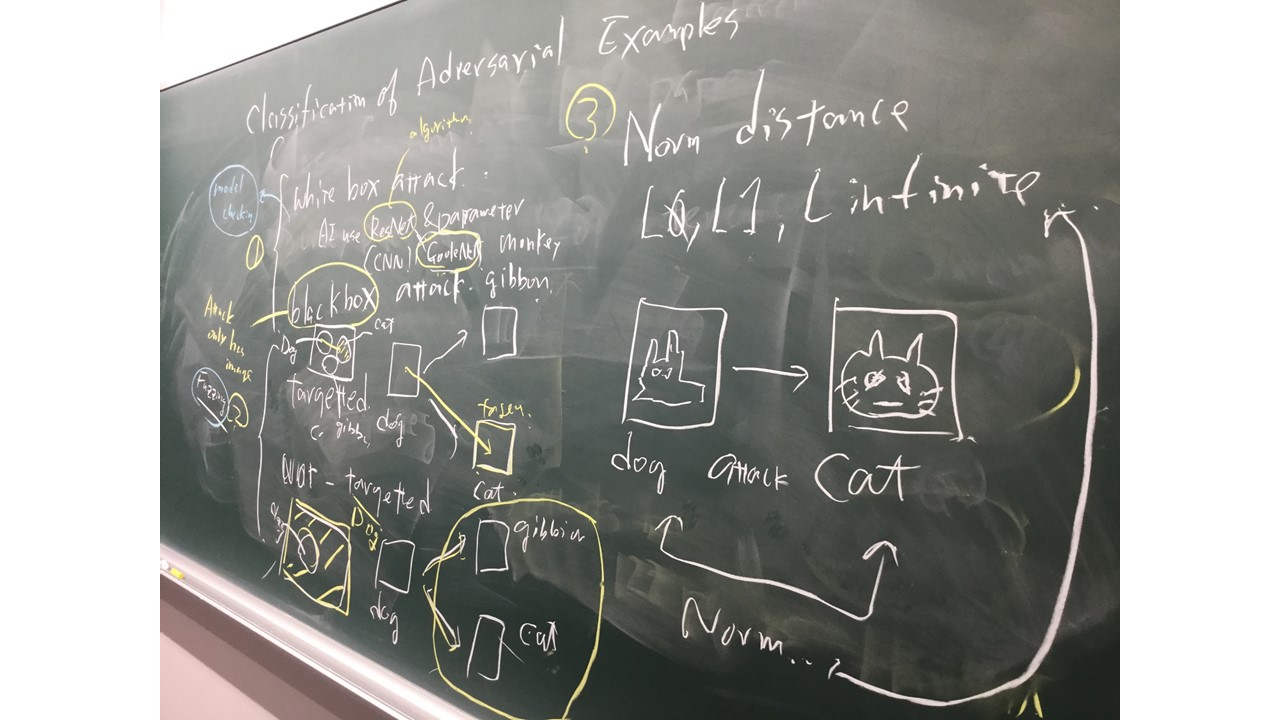
#> input picture 2023/1.jpg, 1280 x 720 px
$ jupyter execute --allow-errors 2023-11-28-01.ipynb
#> lines starting #> are read from the running program, lines starting #| are printed output that depends on the picture
[cell 1]
import cv2
import matplotlib.pyplot as plt

img = cv2.imread("./1.jpg")
#> img is the input picture: shape (720, 1280, 3); mean B, G, R 150.2, 154, 153.4
plt.imshow(cv2.cvtColor(img, cv2.COLOR_BGR2RGB))
plt.show

[cell 2]
img = cv2.imread("./2.jpg")
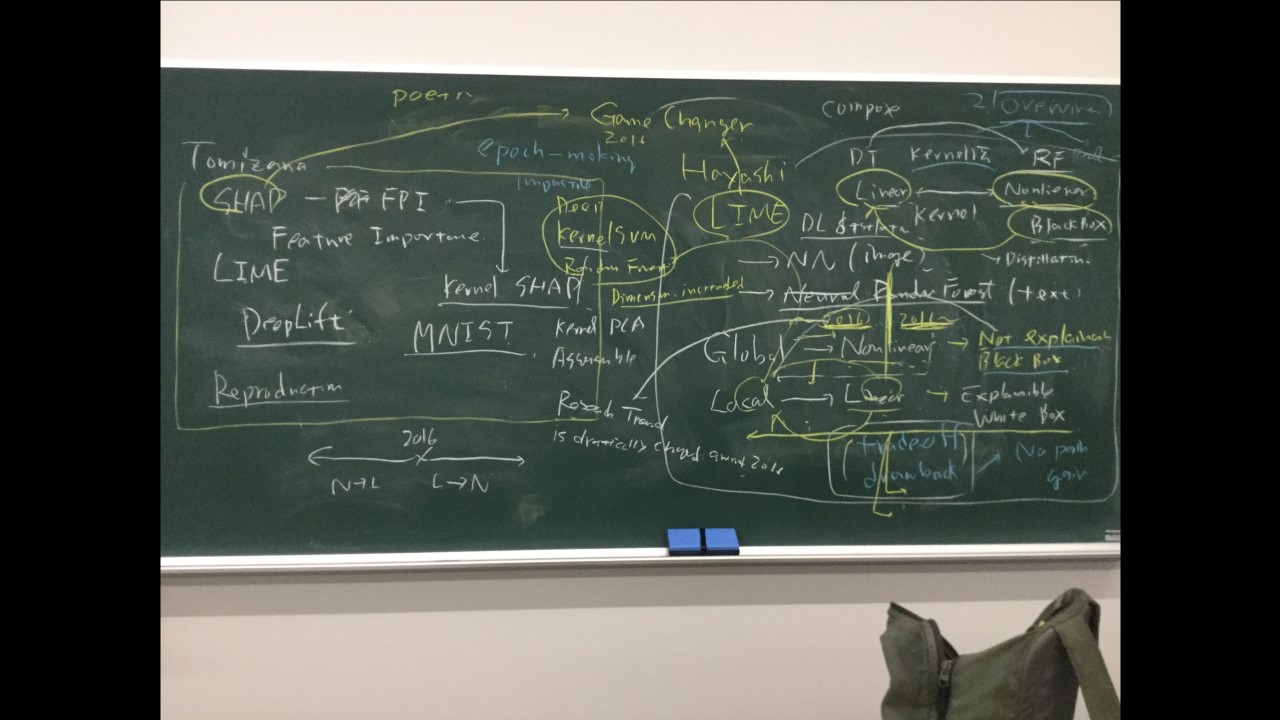
#> input picture 2023/2.jpg, 1280 x 720 px
#> img is the input picture: shape (720, 1280, 3); mean B, G, R 80.7, 87.7, 82.7
plt.imshow(cv2.cvtColor(img, cv2.COLOR_BGR2RGB))
plt.show

[cell 3]
import cv2
import matplotlib.pyplot as plt

img = cv2.imread("./3.jpg")
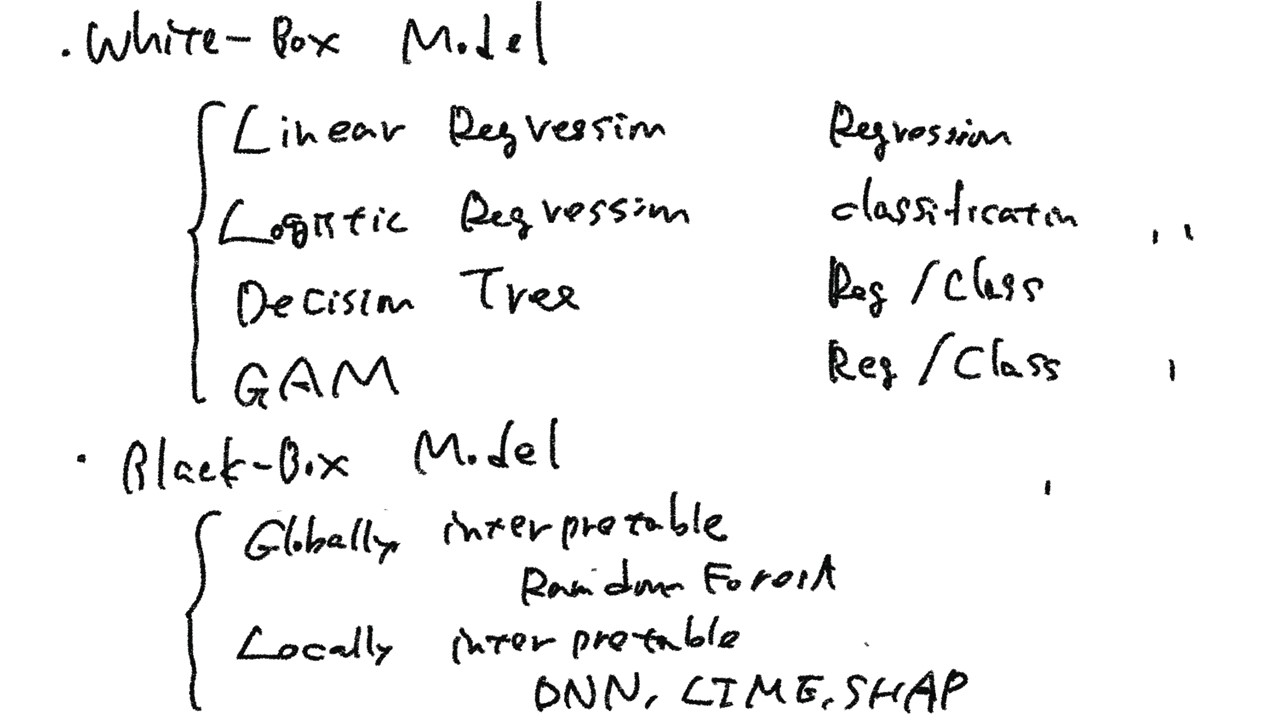
#> input picture 2023/3.jpg, 1280 x 720 px
#> img is the input picture: shape (720, 1280, 3); mean B, G, R 242.2, 242.2, 242.2
plt.imshow(cv2.cvtColor(img, cv2.COLOR_BGR2RGB))
plt.show

[cell 4]
img = cv2.imread("./4.jpg")
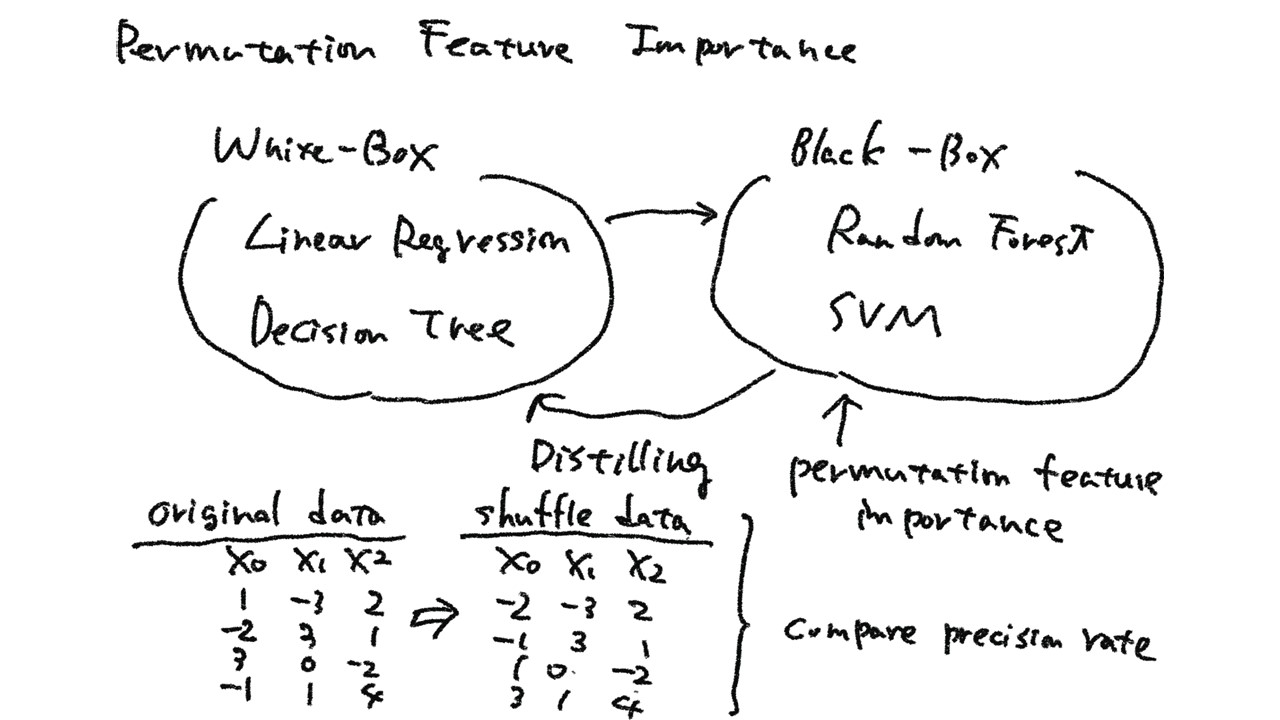
#> input picture 2023/4.jpg, 1280 x 720 px
#> img is the input picture: shape (720, 1280, 3); mean B, G, R 241.1, 241.1, 241.1
plt.imshow(cv2.cvtColor(img, cv2.COLOR_BGR2RGB))
plt.show

# csvからデータを読み込んでKNNで学習

# scikit-learnでロード -> slicingでデータ整形

[cell 5]
from sklearn import datasets
import numpy as np

iris = datasets.load_iris()
X = iris.data[:, [2, 3]]
y = iris.target

# pandasでcsvをdataframeに読み込み -> データ整形

[cell 6]
import pandas as pd
from sklearn import datasets, model_selection, svm, metrics
#> (the rest of this cell did not finish here and is left out)

#> (a cell that did not finish here is left out)

# .dropメソッドの実行

#> (a cell that did not finish here is left out)

# .valueメソッドの実行

#> (a cell that did not finish here is left out)

#> (a cell that did not finish here is left out)

#> (a cell that did not finish here is left out)

#> (a cell that did not finish here is left out)

#> (a cell that did not finish here is left out)

[cell 14]
from sklearn.model_selection import train_test_split

[cell 15]
X_train, X_test, y_train, y_test = train_test_split(X, y, test_size=0.3, random_state=1, stratify=y)

[cell 16]
from sklearn.preprocessing import StandardScaler

sc = StandardScaler()
sc.fit(X_train)
X_train_std = sc.transform(X_train)
X_test_std = sc.transform(X_test)

[cell 17]
print(X_train_std)

[cell 18]
from sklearn.linear_model import Perceptron

from matplotlib.colors import ListedColormap
import matplotlib.pyplot as plt

# To check recent matplotlib compatibility
import matplotlib
from distutils.version import LooseVersion

[cell 19]
def plot_decision_regions(X, y, classifier, test_idx=None, resolution=0.02):

    # setup marker generator and color map
#> called with X = array of shape (150, 2), y = array of shape (150,), resolution = 0.02
    markers = ('s', 'x', 'o', '^', 'v')
    colors = ('red', 'blue', 'lightgreen', 'gray', 'cyan')
    cmap = ListedColormap(colors[:len(np.unique(y))])

    # plot the decision surface
    x1_min, x1_max = X[:, 0].min() - 1, X[:, 0].max() + 1
    x2_min, x2_max = X[:, 1].min() - 1, X[:, 1].max() + 1
    xx1, xx2 = np.meshgrid(np.arange(x1_min, x1_max, resolution),
                           np.arange(x2_min, x2_max, resolution))
    Z = classifier.predict(np.array([xx1.ravel(), xx2.ravel()]).T)
    Z = Z.reshape(xx1.shape)
    plt.contourf(xx1, xx2, Z, alpha=0.3, cmap=cmap)
    plt.xlim(xx1.min(), xx1.max())
    plt.ylim(xx2.min(), xx2.max())

    for idx, cl in enumerate(np.unique(y)):
        plt.scatter(x=X[y == cl, 0],
                    y=X[y == cl, 1],
                    alpha=0.8,
                    color=colors[idx],
                    marker=markers[idx],
                    label=cl,
                    edgecolor='black')

    # highlight test examples
    if test_idx:
        # plot all examples
        X_test, y_test = X[test_idx, :], y[test_idx]

        if LooseVersion(matplotlib.__version__) < LooseVersion('0.3.4'):
            plt.scatter(X_test[:, 0],
                        X_test[:, 1],
                        c='',
                        edgecolor='black',
                        alpha=1.0,
                        linewidth=1,
                        marker='o',
                        s=100,
                        label='test set')
        else:
            plt.scatter(X_test[:, 0],
                        X_test[:, 1],
                        c='none',
                        edgecolor='black',
                        alpha=1.0,
                        linewidth=1,
                        marker='o',
                        s=100,
                        label='test set')

# KNN

[cell 20]
X_combined_std = np.vstack((X_train_std, X_test_std))
y_combined = np.hstack((y_train, y_test))

from sklearn.neighbors import KNeighborsClassifier

knn = KNeighborsClassifier(n_neighbors=5,
                           p=2,
                           metric='minkowski')
knn.fit(X_train_std, y_train)

plot_decision_regions(X_combined_std, y_combined,
                      classifier=knn, test_idx=range(105, 150))

plt.xlabel('petal length [standardized]')
plt.ylabel('petal width [standardized]')
plt.legend(loc='upper left')
plt.tight_layout()
#plt.savefig('images/03_24.png', dpi=300)
plt.show()

# Decision Tree

[cell 21]
X_combined_std = np.vstack((X_train_std, X_test_std))
y_combined = np.hstack((y_train, y_test))

from sklearn.tree import DecisionTreeClassifier

tree_model = DecisionTreeClassifier(criterion='gini',
                                    max_depth=4,
                                    random_state=1)
tree_model.fit(X_train, y_train)

X_combined = np.vstack((X_train, X_test))
y_combined = np.hstack((y_train, y_test))
plot_decision_regions(X_combined, y_combined,
                      classifier=tree_model,
                      test_idx=range(105, 150))

plt.xlabel('petal length [cm]')
plt.ylabel('petal width [cm]')
plt.legend(loc='upper left')
plt.tight_layout()
#plt.savefig('images/03_20.png', dpi=300)
plt.show()
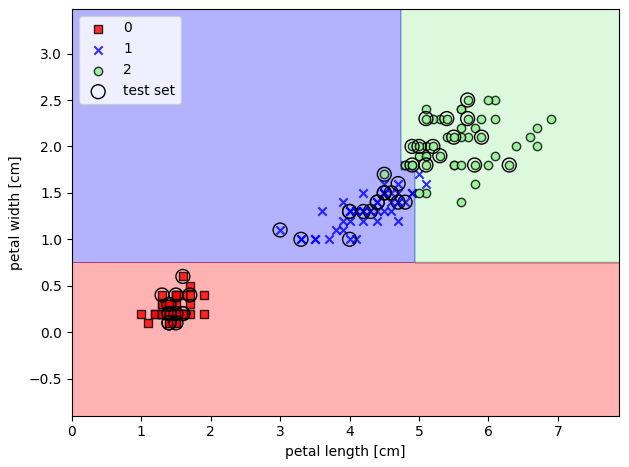
#> figure drawn by matplotlib, 1 panel

# SVM

[cell 22]
X_combined_std = np.vstack((X_train_std, X_test_std))
y_combined = np.hstack((y_train, y_test))

from sklearn.svm import SVC

svm = SVC(kernel='linear', C=1.0, random_state=1)
svm.fit(X_train_std, y_train)

plot_decision_regions(X_combined_std,
                      y_combined,
                      classifier=svm,
                      test_idx=range(105, 150))
plt.xlabel('petal length [standardized]')
plt.ylabel('petal width [standardized]')
plt.legend(loc='upper left')
plt.tight_layout()
#plt.savefig('images/03_11.png', dpi=300)
plt.show()

# Logistic Regression

[cell 23]
from sklearn.linear_model import LogisticRegression

lr = LogisticRegression(C=100.0, random_state=1, solver='lbfgs', multi_class='ovr')
lr.fit(X_train_std, y_train)

plot_decision_regions(X_combined_std, y_combined,
                      classifier=lr, test_idx=range(105, 150))
plt.xlabel('petal length [standardized]')
plt.ylabel('petal width [standardized]')
plt.legend(loc='upper left')
plt.tight_layout()
# plt.savefig('images/03_06.png', dpi=300)
plt.show()
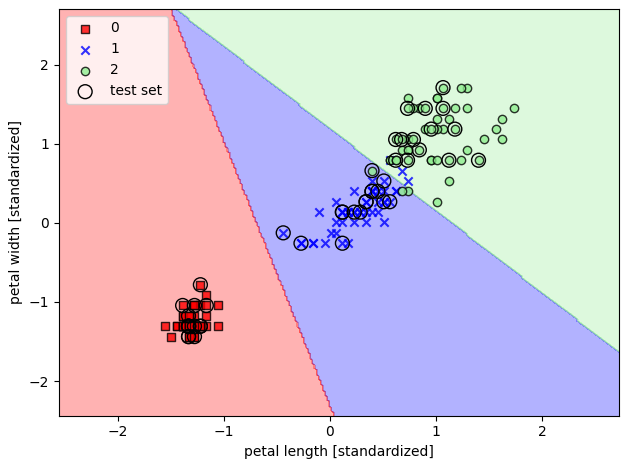
#> figure drawn by matplotlib, 1 panel

# Kernel SVM 1

[cell 24]
from sklearn.svm import SVC

svm = SVC(kernel='rbf', random_state=1, gamma=0.2, C=1.0)
svm.fit(X_train_std, y_train)

plot_decision_regions(X_combined_std, y_combined,
                      classifier=svm, test_idx=range(105, 150))
plt.xlabel('petal length [standardized]')
plt.ylabel('petal width [standardized]')
plt.legend(loc='upper left')
plt.tight_layout()
#plt.savefig('images/03_15.png', dpi=300)
plt.show()
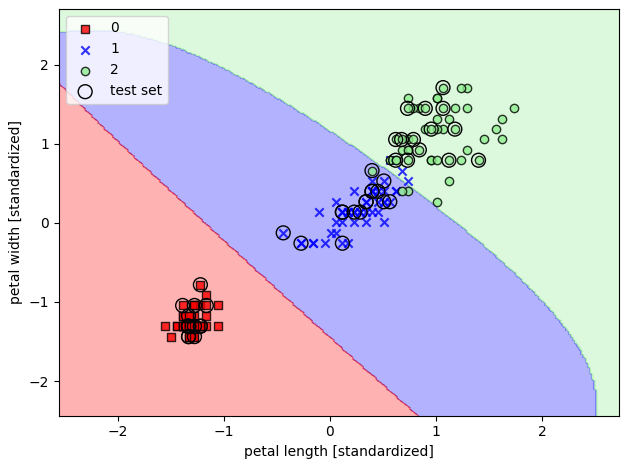
#> figure drawn by matplotlib, 1 panel

# Kernel SVM 2

[cell 25]
svm = SVC(kernel='rbf', random_state=1, gamma=100.0, C=1.0)
svm.fit(X_train_std, y_train)

plot_decision_regions(X_combined_std, y_combined,
                      classifier=svm, test_idx=range(105, 150))
plt.xlabel('petal length [standardized]')
plt.ylabel('petal width [standardized]')
plt.legend(loc='upper left')
plt.tight_layout()
#plt.savefig('images/03_16.png', dpi=300)
plt.show()
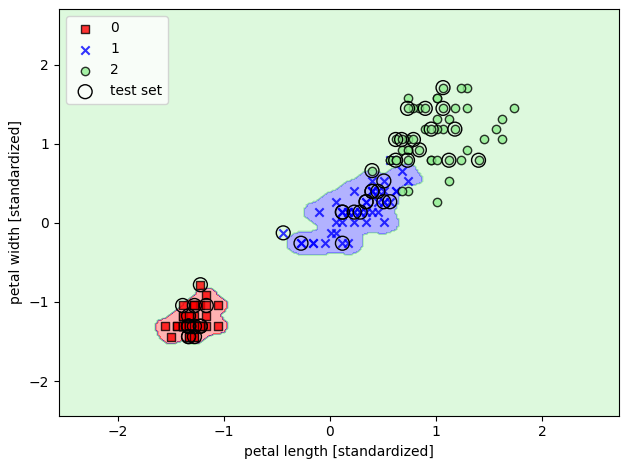
#> figure drawn by matplotlib, 1 panel

# Random Forest

[cell 26]
from sklearn.ensemble import RandomForestClassifier

forest = RandomForestClassifier(criterion='gini',
                                n_estimators=25,
                                random_state=1,
                                n_jobs=2)
forest.fit(X_train, y_train)

plot_decision_regions(X_combined, y_combined,
                      classifier=forest, test_idx=range(105, 150))

plt.xlabel('petal length [cm]')
plt.ylabel('petal width [cm]')
plt.legend(loc='upper left')
plt.tight_layout()
#plt.savefig('images/03_22.png', dpi=300)
plt.show()
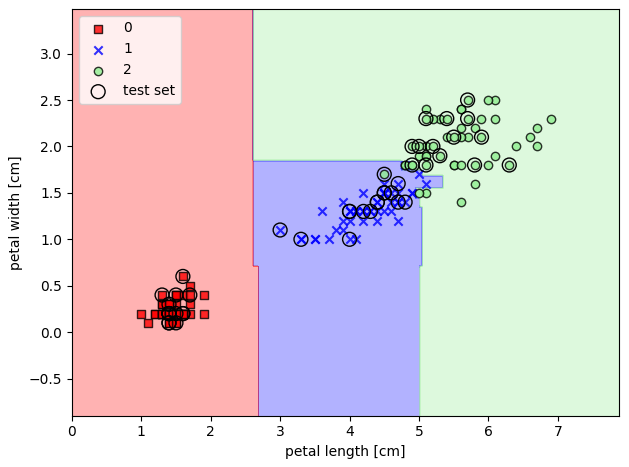
#> figure drawn by matplotlib, 1 panel

# KNN

[cell 27]
X_combined_std = np.vstack((X_train_std, X_test_std))
y_combined = np.hstack((y_train, y_test))

from sklearn.neighbors import KNeighborsClassifier

knn = KNeighborsClassifier(n_neighbors=5,
                           p=2,
                           metric='minkowski')
knn.fit(X_train_std, y_train)

plot_decision_regions(X_combined_std, y_combined,
                      classifier=knn, test_idx=range(105, 150))
